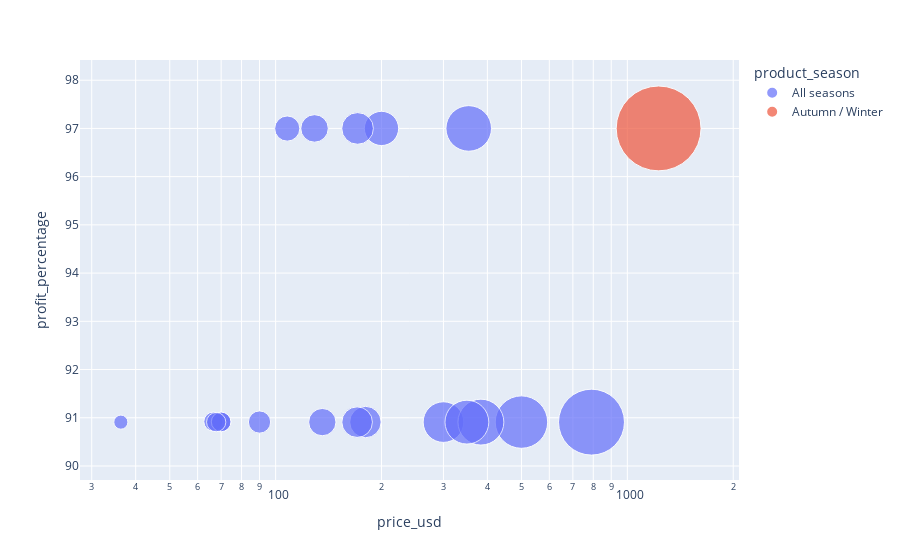

The cell this chart's notebook holds for it:
### Code cell
fig = px.scatter(top_profit_margins, 
                 x="price_usd",
                 y="profit_percentage",
                 size="seller_earning",  # Size of the bubbles
                 color="product_season",    # Color of the bubbles
                 hover_name="product_name", # Hover information
                 log_x=True,                # Log scale for x-axis
                 size_max=60)               # Maximum size of the bubbles

# Display the chart
fig.show()

### Figure 1 — Plotly figure (JSON) as saved in the notebook; plotly's stock layout.template omitted (floating-point values rounded to 4 significant figures)
{"data": [{"hovertemplate": "<b>%{hovertext}</b><br><br>product_season=All seasons<br>price_usd=%{x}<br>profit_percentage=%{y}<br>seller_earning=%{marker.size}<extra></extra>", "hovertext": ["Leather purse Louis Vuitton Brown in Leather ", "Leather mules & clogs Gucci Black size 37 EU in Leather ", "Leather biker jacket Burberry Green size 8 UK in Leather ", "Sunglasses Dita Black in Plastic ", "Leather biker jacket Michael Kors Black size M International in Leather ", "Corset Roberto Cavalli Black size 38 IT in Polyester ", "Slim jean Versace Black size 31 US in Cotton ", "Sweatshirt Versace Navy size L International in Cotton ", "Leather ankle boots Prada Beige size 41 EU in Leather ", "Cardigan Isabel Marant Burgundy size 40 FR in Polyamide ", "Begum leather heels AMINA MUADDI Silver size 39.5 EU in Leather ", "Sweatshirt Balenciaga Black size XL International in Cotton ", "Patent leather heels Dior Black size 38.5 EU in Patent leather ", "Leather boots Off", "Slim jeans Prada Blue size 31 US in Denim ", "Leather trench coat Valentino Garavani Red size 40 IT in Leather ", "Leather trainers Louis Vuitton Black size 44.5 IT in Leather ", "Leather belt JM Weston Brown size 90 cm in Leather ", "Rhyton cloth low trainers Gucci Beige size 11 US in Cloth "], "legendgroup": "All seasons", "marker": {"color": "#636efa", "size": [194, 125.1, 165.9, 343.4, 104.7, 60.48, 63.64, 63.64, 163.6, 81.82, 454.6, 272.7, 123.4, 348.5, 33, 719, 155, 61.6, 318], "sizemode": "area", "sizeref": 0.3307, "symbol": "circle"}, "mode": "markers", "name": "All seasons", "orientation": "v", "showlegend": true, "type": "scatter", "x": [200, 129, 171, 354, 107.9, 66.52, 70, 70, 180, 90, 500, 300, 135.8, 383.4, 36.3, 790.9, 170.5, 67.76, 349.8], "xaxis": "x", "y": [97, 97, 97, 97, 97.0, 90.92, 90.91, 90.91, 90.91, 90.91, 90.91, 90.91, 90.91, 90.91, 90.91, 90.91, 90.91, 90.91, 90.91], "yaxis": "y"}, {"hovertemplate": "<b>%{hovertext}</b><br><br>product_season=Autumn / Winter<br>price_usd=%{x}<br>profit_percentage=%{y}<br>seller_earning=%{marker.size}<extra></extra>", "hovertext": ["101801 wool coat Max Mara Camel size 0 US in Wool "], "legendgroup": "Autumn / Winter", "marker": {"color": "#EF553B", "size": [1190.0], "sizemode": "area", "sizeref": 0.3307, "symbol": "circle"}, "mode": "markers", "name": "Autumn / Winter", "orientation": "v", "showlegend": true, "type": "scatter", "x": [1227.0], "xaxis": "x", "y": [97.0], "yaxis": "y"}], "layout": {"legend": {"itemsizing": "constant", "title": {"text": "product_season"}, "tracegroupgap": 0}, "margin": {"t": 60}, "xaxis": {"anchor": "y", "domain": [0, 1], "title": {"text": "price_usd"}, "type": "log"}, "yaxis": {"anchor": "x", "domain": [0, 1], "title": {"text": "profit_percentage"}}}}
